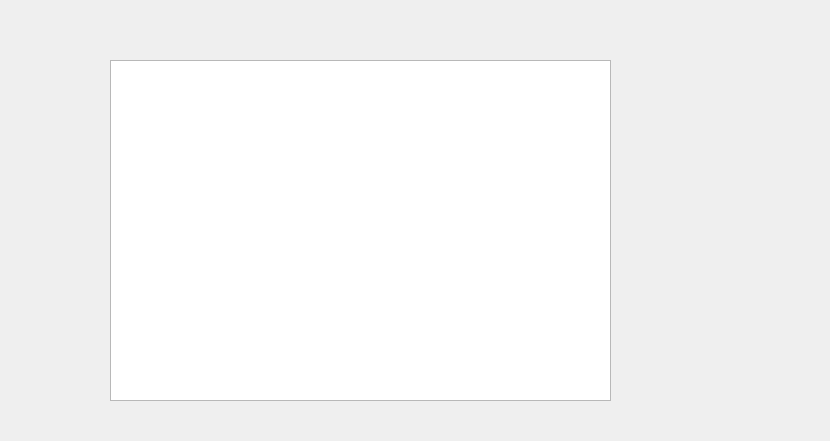
<?xml version="1.0" encoding="UTF-8"?>
<ui version="4.0">
 <class>videolessonwindow</class>
 <widget class="QWidget" name="videolessonwindow">
  <property name="geometry">
   <rect>
    <x>0</x>
    <y>0</y>
    <width>830</width>
    <height>441</height>
   </rect>
  </property>
  <property name="windowTitle">
   <string>Form</string>
  </property>
  <widget class="QTableView" name="playlistView">
   <property name="geometry">
    <rect>
     <x>110</x>
     <y>60</y>
     <width>501</width>
     <height>341</height>
    </rect>
   </property>
  </widget>
 </widget>
 <resources/>
 <connections/>
</ui>
